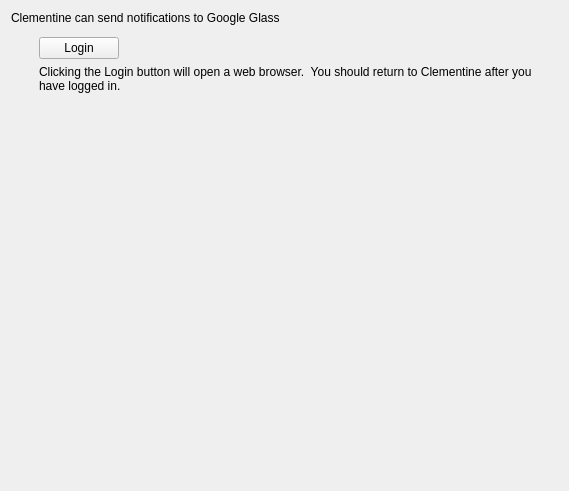
<?xml version="1.0" encoding="UTF-8"?>
<ui version="4.0">
 <class>GoogleGlassSettingsPage</class>
 <widget class="QWidget" name="GoogleGlassSettingsPage">
  <property name="geometry">
   <rect>
    <x>0</x>
    <y>0</y>
    <width>569</width>
    <height>491</height>
   </rect>
  </property>
  <property name="windowTitle">
   <string>Google Glass</string>
  </property>
  <property name="windowIcon">
   <iconset resource="../../data/data.qrc">
    <normaloff>:/providers/googledrive.png</normaloff>:/providers/googledrive.png</iconset>
  </property>
  <layout class="QVBoxLayout" name="verticalLayout_2">
   <item>
    <widget class="QLabel" name="label">
     <property name="text">
      <string>Clementine can send notifications to Google Glass</string>
     </property>
     <property name="wordWrap">
      <bool>true</bool>
     </property>
    </widget>
   </item>
   <item>
    <widget class="LoginStateWidget" name="login_state" native="true"/>
   </item>
   <item>
    <widget class="QWidget" name="login_container" native="true">
     <layout class="QVBoxLayout" name="verticalLayout">
      <property name="leftMargin">
       <number>28</number>
      </property>
      <property name="topMargin">
       <number>0</number>
      </property>
      <property name="bottomMargin">
       <number>0</number>
      </property>
      <item>
       <layout class="QHBoxLayout" name="horizontalLayout">
        <item>
         <widget class="QPushButton" name="login_button">
          <property name="text">
           <string>Login</string>
          </property>
         </widget>
        </item>
        <item>
         <spacer name="horizontalSpacer">
          <property name="orientation">
           <enum>Qt::Horizontal</enum>
          </property>
          <property name="sizeHint" stdset="0">
           <size>
            <width>40</width>
            <height>20</height>
           </size>
          </property>
         </spacer>
        </item>
       </layout>
      </item>
      <item>
       <widget class="QLabel" name="label_2">
        <property name="text">
         <string>Clicking the Login button will open a web browser.  You should return to Clementine after you have logged in.</string>
        </property>
        <property name="wordWrap">
         <bool>true</bool>
        </property>
       </widget>
      </item>
     </layout>
    </widget>
   </item>
   <item>
    <spacer name="verticalSpacer">
     <property name="orientation">
      <enum>Qt::Vertical</enum>
     </property>
     <property name="sizeHint" stdset="0">
      <size>
       <width>20</width>
       <height>357</height>
      </size>
     </property>
    </spacer>
   </item>
  </layout>
 </widget>
 <customwidgets>
  <customwidget>
   <class>LoginStateWidget</class>
   <extends>QWidget</extends>
   <header>widgets/loginstatewidget.h</header>
   <container>1</container>
  </customwidget>
 </customwidgets>
 <resources>
  <include location="../../data/data.qrc"/>
 </resources>
 <connections/>
</ui>
